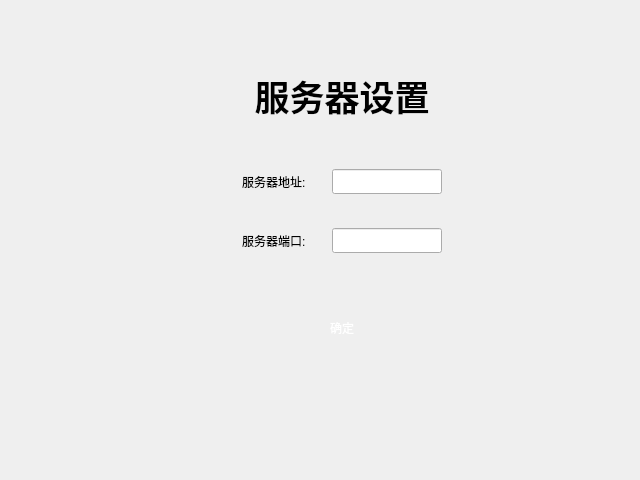
<?xml version="1.0" encoding="UTF-8"?>
<ui version="4.0">
 <class>Login</class>
 <widget class="QDialog" name="Login">
  <property name="geometry">
   <rect>
    <x>0</x>
    <y>0</y>
    <width>640</width>
    <height>480</height>
   </rect>
  </property>
  <property name="minimumSize">
   <size>
    <width>640</width>
    <height>480</height>
   </size>
  </property>
  <property name="windowTitle">
   <string>Dialog</string>
  </property>
  <layout class="QVBoxLayout" name="verticalLayout">
   <property name="spacing">
    <number>0</number>
   </property>
   <property name="leftMargin">
    <number>0</number>
   </property>
   <property name="topMargin">
    <number>0</number>
   </property>
   <property name="rightMargin">
    <number>0</number>
   </property>
   <property name="bottomMargin">
    <number>0</number>
   </property>
   <item>
    <widget class="TitleWidget" name="title_widget" native="true"/>
   </item>
   <item>
    <widget class="QStackedWidget" name="stackedWidget">
     <property name="currentIndex">
      <number>2</number>
     </property>
     <widget class="QWidget" name="login_page">
      <layout class="QVBoxLayout" name="verticalLayout_3">
       <item>
        <spacer name="verticalSpacer">
         <property name="orientation">
          <enum>Qt::Vertical</enum>
         </property>
         <property name="sizeHint" stdset="0">
          <size>
           <width>20</width>
           <height>33</height>
          </size>
         </property>
        </spacer>
       </item>
       <item>
        <widget class="QWidget" name="widget" native="true">
         <layout class="QHBoxLayout" name="horizontalLayout_3">
          <item>
           <spacer name="horizontalSpacer">
            <property name="orientation">
             <enum>Qt::Horizontal</enum>
            </property>
            <property name="sizeHint" stdset="0">
             <size>
              <width>103</width>
              <height>20</height>
             </size>
            </property>
           </spacer>
          </item>
          <item>
           <widget class="QWidget" name="widget_2" native="true">
            <layout class="QVBoxLayout" name="verticalLayout_2">
             <item>
              <widget class="QWidget" name="widget_6" native="true">
               <layout class="QHBoxLayout" name="horizontalLayout_4">
                <item>
                 <widget class="QLabel" name="label_3">
                  <property name="font">
                   <font>
                    <family>华文新魏</family>
                    <pointsize>26</pointsize>
                    <weight>75</weight>
                    <bold>true</bold>
                   </font>
                  </property>
                  <property name="text">
                   <string>用户登录</string>
                  </property>
                  <property name="alignment">
                   <set>Qt::AlignCenter</set>
                  </property>
                 </widget>
                </item>
               </layout>
              </widget>
             </item>
             <item>
              <widget class="QWidget" name="widget_7" native="true">
               <property name="minimumSize">
                <size>
                 <width>0</width>
                 <height>15</height>
                </size>
               </property>
              </widget>
             </item>
             <item>
              <widget class="QWidget" name="widget_3" native="true">
               <layout class="QGridLayout" name="gridLayout">
                <item row="2" column="0">
                 <widget class="QLabel" name="label_2">
                  <property name="text">
                   <string>密码:</string>
                  </property>
                 </widget>
                </item>
                <item row="0" column="2">
                 <widget class="QLineEdit" name="log_usr">
                  <property name="minimumSize">
                   <size>
                    <width>0</width>
                    <height>25</height>
                   </size>
                  </property>
                  <property name="font">
                   <font>
                    <family>Aharoni</family>
                    <pointsize>12</pointsize>
                    <weight>75</weight>
                    <bold>true</bold>
                   </font>
                  </property>
                  <property name="alignment">
                   <set>Qt::AlignCenter</set>
                  </property>
                 </widget>
                </item>
                <item row="2" column="2">
                 <widget class="QLineEdit" name="log_pwd">
                  <property name="minimumSize">
                   <size>
                    <width>0</width>
                    <height>25</height>
                   </size>
                  </property>
                  <property name="font">
                   <font>
                    <family>Aharoni</family>
                    <pointsize>12</pointsize>
                    <weight>75</weight>
                    <bold>true</bold>
                   </font>
                  </property>
                  <property name="alignment">
                   <set>Qt::AlignCenter</set>
                  </property>
                 </widget>
                </item>
                <item row="0" column="0">
                 <widget class="QLabel" name="label">
                  <property name="text">
                   <string>用户名:</string>
                  </property>
                 </widget>
                </item>
                <item row="0" column="1">
                 <spacer name="horizontalSpacer_4">
                  <property name="orientation">
                   <enum>Qt::Horizontal</enum>
                  </property>
                  <property name="sizeType">
                   <enum>QSizePolicy::Fixed</enum>
                  </property>
                  <property name="sizeHint" stdset="0">
                   <size>
                    <width>15</width>
                    <height>20</height>
                   </size>
                  </property>
                 </spacer>
                </item>
                <item row="1" column="0">
                 <spacer name="verticalSpacer_3">
                  <property name="orientation">
                   <enum>Qt::Vertical</enum>
                  </property>
                  <property name="sizeType">
                   <enum>QSizePolicy::Fixed</enum>
                  </property>
                  <property name="sizeHint" stdset="0">
                   <size>
                    <width>20</width>
                    <height>30</height>
                   </size>
                  </property>
                 </spacer>
                </item>
               </layout>
              </widget>
             </item>
             <item>
              <widget class="QWidget" name="widget_4" native="true">
               <layout class="QHBoxLayout" name="horizontalLayout_2">
                <item>
                 <spacer name="horizontalSpacer_11">
                  <property name="orientation">
                   <enum>Qt::Horizontal</enum>
                  </property>
                  <property name="sizeType">
                   <enum>QSizePolicy::Fixed</enum>
                  </property>
                  <property name="sizeHint" stdset="0">
                   <size>
                    <width>10</width>
                    <height>20</height>
                   </size>
                  </property>
                 </spacer>
                </item>
                <item>
                 <widget class="QCheckBox" name="rember_pwd">
                  <property name="font">
                   <font>
                    <family>新宋体</family>
                    <pointsize>12</pointsize>
                    <weight>75</weight>
                    <bold>true</bold>
                   </font>
                  </property>
                  <property name="text">
                   <string>记住密码</string>
                  </property>
                 </widget>
                </item>
                <item>
                 <spacer name="horizontalSpacer_3">
                  <property name="orientation">
                   <enum>Qt::Horizontal</enum>
                  </property>
                  <property name="sizeHint" stdset="0">
                   <size>
                    <width>40</width>
                    <height>20</height>
                   </size>
                  </property>
                 </spacer>
                </item>
                <item>
                 <widget class="QToolButton" name="log_register_btn">
                  <property name="font">
                   <font>
                    <family>新宋体</family>
                    <pointsize>12</pointsize>
                    <weight>75</weight>
                    <bold>true</bold>
                    <underline>true</underline>
                   </font>
                  </property>
                  <property name="styleSheet">
                   <string notr="true">color: rgb(255, 170, 0);</string>
                  </property>
                  <property name="text">
                   <string>没有账号,马上注册</string>
                  </property>
                  <property name="autoRaise">
                   <bool>true</bool>
                  </property>
                 </widget>
                </item>
                <item>
                 <spacer name="horizontalSpacer_12">
                  <property name="orientation">
                   <enum>Qt::Horizontal</enum>
                  </property>
                  <property name="sizeType">
                   <enum>QSizePolicy::Fixed</enum>
                  </property>
                  <property name="sizeHint" stdset="0">
                   <size>
                    <width>10</width>
                    <height>20</height>
                   </size>
                  </property>
                 </spacer>
                </item>
               </layout>
              </widget>
             </item>
             <item>
              <widget class="QWidget" name="widget_5" native="true">
               <layout class="QHBoxLayout" name="horizontalLayout">
                <item>
                 <widget class="QToolButton" name="login_btn">
                  <property name="minimumSize">
                   <size>
                    <width>200</width>
                    <height>50</height>
                   </size>
                  </property>
                  <property name="styleSheet">
                   <string notr="true">border-image: url(:/images/balckButton.png);
font: 75 18pt &quot;新宋体&quot;;
color: rgb(255, 255, 255);</string>
                  </property>
                  <property name="text">
                   <string>登录</string>
                  </property>
                  <property name="autoRaise">
                   <bool>true</bool>
                  </property>
                 </widget>
                </item>
               </layout>
              </widget>
             </item>
             <item>
              <widget class="QWidget" name="widget_8" native="true">
               <property name="minimumSize">
                <size>
                 <width>0</width>
                 <height>15</height>
                </size>
               </property>
              </widget>
             </item>
            </layout>
           </widget>
          </item>
          <item>
           <spacer name="horizontalSpacer_2">
            <property name="orientation">
             <enum>Qt::Horizontal</enum>
            </property>
            <property name="sizeHint" stdset="0">
             <size>
              <width>102</width>
              <height>20</height>
             </size>
            </property>
           </spacer>
          </item>
         </layout>
        </widget>
       </item>
       <item>
        <spacer name="verticalSpacer_2">
         <property name="orientation">
          <enum>Qt::Vertical</enum>
         </property>
         <property name="sizeHint" stdset="0">
          <size>
           <width>20</width>
           <height>34</height>
          </size>
         </property>
        </spacer>
       </item>
      </layout>
     </widget>
     <widget class="QWidget" name="register_page">
      <layout class="QVBoxLayout" name="verticalLayout_5">
       <item>
        <spacer name="verticalSpacer_5">
         <property name="orientation">
          <enum>Qt::Vertical</enum>
         </property>
         <property name="sizeHint" stdset="0">
          <size>
           <width>20</width>
           <height>22</height>
          </size>
         </property>
        </spacer>
       </item>
       <item>
        <widget class="QWidget" name="widget_9" native="true">
         <layout class="QHBoxLayout" name="horizontalLayout_5">
          <item>
           <spacer name="horizontalSpacer_5">
            <property name="orientation">
             <enum>Qt::Horizontal</enum>
            </property>
            <property name="sizeHint" stdset="0">
             <size>
              <width>119</width>
              <height>20</height>
             </size>
            </property>
           </spacer>
          </item>
          <item>
           <widget class="QWidget" name="widget_10" native="true">
            <layout class="QVBoxLayout" name="verticalLayout_4">
             <item>
              <widget class="QWidget" name="widget_11" native="true">
               <layout class="QHBoxLayout" name="horizontalLayout_6">
                <item>
                 <widget class="QLabel" name="label_4">
                  <property name="font">
                   <font>
                    <family>华文新魏</family>
                    <pointsize>26</pointsize>
                    <weight>75</weight>
                    <bold>true</bold>
                   </font>
                  </property>
                  <property name="text">
                   <string>用户注册</string>
                  </property>
                  <property name="alignment">
                   <set>Qt::AlignCenter</set>
                  </property>
                 </widget>
                </item>
               </layout>
              </widget>
             </item>
             <item>
              <widget class="QWidget" name="widget_13" native="true">
               <layout class="QGridLayout" name="gridLayout_2">
                <item row="5" column="0">
                 <widget class="QLabel" name="label_10">
                  <property name="text">
                   <string>邮  箱：</string>
                  </property>
                 </widget>
                </item>
                <item row="4" column="0">
                 <widget class="QLabel" name="label_9">
                  <property name="text">
                   <string>手  机：</string>
                  </property>
                 </widget>
                </item>
                <item row="4" column="2">
                 <widget class="QLineEdit" name="reg_phone">
                  <property name="minimumSize">
                   <size>
                    <width>0</width>
                    <height>25</height>
                   </size>
                  </property>
                  <property name="font">
                   <font>
                    <family>宋体</family>
                   </font>
                  </property>
                  <property name="alignment">
                   <set>Qt::AlignCenter</set>
                  </property>
                 </widget>
                </item>
                <item row="3" column="2">
                 <widget class="QLineEdit" name="reg_surepwd">
                  <property name="minimumSize">
                   <size>
                    <width>0</width>
                    <height>25</height>
                   </size>
                  </property>
                  <property name="font">
                   <font>
                    <family>宋体</family>
                   </font>
                  </property>
                  <property name="echoMode">
                   <enum>QLineEdit::Password</enum>
                  </property>
                  <property name="alignment">
                   <set>Qt::AlignCenter</set>
                  </property>
                 </widget>
                </item>
                <item row="3" column="0">
                 <widget class="QLabel" name="label_8">
                  <property name="text">
                   <string>确定密码：</string>
                  </property>
                 </widget>
                </item>
                <item row="5" column="2">
                 <widget class="QLineEdit" name="reg_mail">
                  <property name="minimumSize">
                   <size>
                    <width>0</width>
                    <height>25</height>
                   </size>
                  </property>
                  <property name="font">
                   <font>
                    <family>宋体</family>
                   </font>
                  </property>
                  <property name="alignment">
                   <set>Qt::AlignCenter</set>
                  </property>
                 </widget>
                </item>
                <item row="0" column="0">
                 <widget class="QLabel" name="label_5">
                  <property name="text">
                   <string>用户名：</string>
                  </property>
                 </widget>
                </item>
                <item row="2" column="0">
                 <widget class="QLabel" name="label_7">
                  <property name="text">
                   <string>密  码：</string>
                  </property>
                 </widget>
                </item>
                <item row="1" column="2">
                 <widget class="QLineEdit" name="reg_nickname">
                  <property name="minimumSize">
                   <size>
                    <width>0</width>
                    <height>25</height>
                   </size>
                  </property>
                  <property name="font">
                   <font>
                    <family>宋体</family>
                   </font>
                  </property>
                  <property name="alignment">
                   <set>Qt::AlignCenter</set>
                  </property>
                 </widget>
                </item>
                <item row="2" column="2">
                 <widget class="QLineEdit" name="reg_pwd">
                  <property name="minimumSize">
                   <size>
                    <width>0</width>
                    <height>25</height>
                   </size>
                  </property>
                  <property name="font">
                   <font>
                    <family>宋体</family>
                   </font>
                  </property>
                  <property name="echoMode">
                   <enum>QLineEdit::Password</enum>
                  </property>
                  <property name="alignment">
                   <set>Qt::AlignCenter</set>
                  </property>
                 </widget>
                </item>
                <item row="1" column="0">
                 <widget class="QLabel" name="label_6">
                  <property name="text">
                   <string>昵  称：</string>
                  </property>
                 </widget>
                </item>
                <item row="0" column="2">
                 <widget class="QLineEdit" name="reg_usr">
                  <property name="minimumSize">
                   <size>
                    <width>0</width>
                    <height>25</height>
                   </size>
                  </property>
                  <property name="font">
                   <font>
                    <family>宋体</family>
                   </font>
                  </property>
                  <property name="alignment">
                   <set>Qt::AlignCenter</set>
                  </property>
                 </widget>
                </item>
                <item row="0" column="1">
                 <spacer name="horizontalSpacer_6">
                  <property name="orientation">
                   <enum>Qt::Horizontal</enum>
                  </property>
                  <property name="sizeType">
                   <enum>QSizePolicy::Fixed</enum>
                  </property>
                  <property name="sizeHint" stdset="0">
                   <size>
                    <width>15</width>
                    <height>20</height>
                   </size>
                  </property>
                 </spacer>
                </item>
               </layout>
              </widget>
             </item>
             <item>
              <widget class="QWidget" name="widget_15" native="true">
               <layout class="QHBoxLayout" name="horizontalLayout_8">
                <item>
                 <widget class="QToolButton" name="register_btn">
                  <property name="minimumSize">
                   <size>
                    <width>200</width>
                    <height>50</height>
                   </size>
                  </property>
                  <property name="styleSheet">
                   <string notr="true">border-image: url(:/images/balckButton.png);
font: 75 18pt &quot;新宋体&quot;;
color: rgb(255, 255, 255);</string>
                  </property>
                  <property name="text">
                   <string>注册</string>
                  </property>
                  <property name="autoRaise">
                   <bool>true</bool>
                  </property>
                 </widget>
                </item>
               </layout>
              </widget>
             </item>
             <item>
              <widget class="QWidget" name="widget_16" native="true">
               <property name="minimumSize">
                <size>
                 <width>0</width>
                 <height>15</height>
                </size>
               </property>
              </widget>
             </item>
            </layout>
           </widget>
          </item>
          <item>
           <spacer name="horizontalSpacer_8">
            <property name="orientation">
             <enum>Qt::Horizontal</enum>
            </property>
            <property name="sizeHint" stdset="0">
             <size>
              <width>118</width>
              <height>20</height>
             </size>
            </property>
           </spacer>
          </item>
         </layout>
        </widget>
       </item>
       <item>
        <spacer name="verticalSpacer_4">
         <property name="orientation">
          <enum>Qt::Vertical</enum>
         </property>
         <property name="sizeHint" stdset="0">
          <size>
           <width>20</width>
           <height>24</height>
          </size>
         </property>
        </spacer>
       </item>
      </layout>
     </widget>
     <widget class="QWidget" name="set_page">
      <widget class="QWidget" name="widget_12" native="true">
       <property name="geometry">
        <rect>
         <x>31</x>
         <y>31</y>
         <width>622</width>
         <height>388</height>
        </rect>
       </property>
       <layout class="QHBoxLayout" name="horizontalLayout_7">
        <item>
         <spacer name="horizontalSpacer_7">
          <property name="orientation">
           <enum>Qt::Horizontal</enum>
          </property>
          <property name="sizeHint" stdset="0">
           <size>
            <width>119</width>
            <height>20</height>
           </size>
          </property>
         </spacer>
        </item>
        <item>
         <widget class="QWidget" name="widget_14" native="true">
          <layout class="QVBoxLayout" name="verticalLayout_6">
           <item>
            <widget class="QWidget" name="widget_17" native="true">
             <layout class="QHBoxLayout" name="horizontalLayout_9">
              <item>
               <widget class="QLabel" name="label_11">
                <property name="font">
                 <font>
                  <family>华文新魏</family>
                  <pointsize>26</pointsize>
                  <weight>75</weight>
                  <bold>true</bold>
                 </font>
                </property>
                <property name="text">
                 <string>服务器设置</string>
                </property>
                <property name="alignment">
                 <set>Qt::AlignCenter</set>
                </property>
               </widget>
              </item>
             </layout>
            </widget>
           </item>
           <item>
            <widget class="QWidget" name="widget_18" native="true">
             <layout class="QGridLayout" name="gridLayout_3">
              <item row="0" column="1">
               <spacer name="horizontalSpacer_9">
                <property name="orientation">
                 <enum>Qt::Horizontal</enum>
                </property>
                <property name="sizeType">
                 <enum>QSizePolicy::Fixed</enum>
                </property>
                <property name="sizeHint" stdset="0">
                 <size>
                  <width>20</width>
                  <height>20</height>
                 </size>
                </property>
               </spacer>
              </item>
              <item row="0" column="2">
               <widget class="QLineEdit" name="address_server">
                <property name="minimumSize">
                 <size>
                  <width>0</width>
                  <height>25</height>
                 </size>
                </property>
                <property name="font">
                 <font>
                  <family>宋体</family>
                 </font>
                </property>
                <property name="alignment">
                 <set>Qt::AlignCenter</set>
                </property>
               </widget>
              </item>
              <item row="0" column="0">
               <widget class="QLabel" name="label_15">
                <property name="text">
                 <string>服务器地址:</string>
                </property>
               </widget>
              </item>
              <item row="2" column="2">
               <widget class="QLineEdit" name="port_server">
                <property name="minimumSize">
                 <size>
                  <width>0</width>
                  <height>25</height>
                 </size>
                </property>
                <property name="font">
                 <font>
                  <family>宋体</family>
                 </font>
                </property>
                <property name="alignment">
                 <set>Qt::AlignCenter</set>
                </property>
               </widget>
              </item>
              <item row="2" column="0">
               <widget class="QLabel" name="label_17">
                <property name="text">
                 <string>服务器端口:</string>
                </property>
               </widget>
              </item>
              <item row="1" column="0">
               <spacer name="verticalSpacer_8">
                <property name="orientation">
                 <enum>Qt::Vertical</enum>
                </property>
                <property name="sizeType">
                 <enum>QSizePolicy::Fixed</enum>
                </property>
                <property name="sizeHint" stdset="0">
                 <size>
                  <width>20</width>
                  <height>25</height>
                 </size>
                </property>
               </spacer>
              </item>
             </layout>
            </widget>
           </item>
           <item>
            <widget class="QWidget" name="widget_19" native="true">
             <layout class="QHBoxLayout" name="horizontalLayout_10">
              <item>
               <widget class="QToolButton" name="set_ok_btn">
                <property name="minimumSize">
                 <size>
                  <width>200</width>
                  <height>50</height>
                 </size>
                </property>
                <property name="styleSheet">
                 <string notr="true">border-image: url(:/images/balckButton.png);
font: 75 18pt &quot;新宋体&quot;;
color: rgb(255, 255, 255);</string>
                </property>
                <property name="text">
                 <string>确定</string>
                </property>
                <property name="autoRaise">
                 <bool>true</bool>
                </property>
               </widget>
              </item>
             </layout>
            </widget>
           </item>
           <item>
            <widget class="QWidget" name="widget_20" native="true">
             <property name="maximumSize">
              <size>
               <width>16777215</width>
               <height>20</height>
              </size>
             </property>
            </widget>
           </item>
          </layout>
         </widget>
        </item>
        <item>
         <spacer name="horizontalSpacer_10">
          <property name="orientation">
           <enum>Qt::Horizontal</enum>
          </property>
          <property name="sizeHint" stdset="0">
           <size>
            <width>118</width>
            <height>20</height>
           </size>
          </property>
         </spacer>
        </item>
       </layout>
      </widget>
     </widget>
    </widget>
   </item>
  </layout>
 </widget>
 <customwidgets>
  <customwidget>
   <class>TitleWidget</class>
   <extends>QWidget</extends>
   <header location="global">selfwidget/titlewidget.h</header>
   <container>1</container>
  </customwidget>
 </customwidgets>
 <tabstops>
  <tabstop>address_server</tabstop>
  <tabstop>port_server</tabstop>
  <tabstop>set_ok_btn</tabstop>
  <tabstop>log_usr</tabstop>
  <tabstop>log_pwd</tabstop>
  <tabstop>rember_pwd</tabstop>
  <tabstop>log_register_btn</tabstop>
  <tabstop>login_btn</tabstop>
  <tabstop>reg_usr</tabstop>
  <tabstop>reg_nickname</tabstop>
  <tabstop>reg_pwd</tabstop>
  <tabstop>reg_surepwd</tabstop>
  <tabstop>reg_phone</tabstop>
  <tabstop>reg_mail</tabstop>
  <tabstop>register_btn</tabstop>
 </tabstops>
 <resources/>
 <connections/>
</ui>
